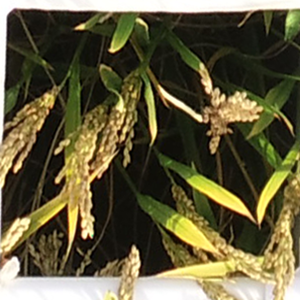
#> input picture project4/img1.png, 300 x 300 px
$ python main.py   (older library calls are emulated)
#> lines starting #> are read from the running program, lines starting #| are printed output that depends on the picture; after the words box and inside, x2 and y2 are one past the last pixel; in counts of white or black regions, pixels touching at a corner belong together
### project4/process.py
import numpy as np
import cv2


# 去噪（中值滤波）
def denoise(img, num=1):
    midImg = img
    for i in range(num):
        midImg = cv2.medianBlur(midImg, 3)

    return midImg


# rgb通道处理（二值化处理）
def rgbProcess(img):
    # blue图层
    for i in range(img[:, :, 0].shape[0]):
        for j in range(img[:, :, 0].shape[1]):
            if img[:, :, 0][i][j] > 147:
                img[:, :, 0][i][j] = 0
                img[:, :, 1][i][j] = 0
                img[:, :, 2][i][j] = 0
            else:
                img[:, :, 0][i][j] = 255

    # green图层
    for i in range(img[:, :, 1].shape[0]):
        for j in range(img[:, :, 1].shape[1]):
            if img[:, :, 1][i][j] > 150:
                img[:, :, 1][i][j] = 255
            else:
                img[:, :, 1][i][j] = 0

    # red图层
    for i in range(img[:, :, 2].shape[0]):
        for j in range(img[:, :, 2].shape[1]):
            if img[:, :, 2][i][j] > 155:
                img[:, :, 2][i][j] = 255
            else:
                img[:, :, 2][i][j] = 0


# 根据权重计算灰度值
def weightProcess(img):
    BW = 0.2
    RW = 0.4
    GW = 0.4

    bWeight = np.zeros((300, 300), dtype=np.int)
    rWeight = np.zeros((300, 300), dtype=np.int)
    gWeight = np.zeros((300, 300), dtype=np.int)
    for i in range(img[:, :, 2].shape[0]):
        for j in range(img[:, :, 2].shape[1]):
            gWeight[i][j] = img[:, :, 1][i][j] * GW
            bWeight[i][j] = 255 - img[:, :, 0][i][j] * BW
            rWeight[i][j] = img[:, :, 2][i][j] * RW

    for i in range(img[:, :, 2].shape[0]):
        for j in range(img[:, :, 2].shape[1]):
            if img[:, :, 2][i][j] != 0:
                if 210 < gWeight[i][j] + bWeight[i][j] + rWeight[i][j]:
                    img[:, :, 0][i][j] = 255
                    img[:, :, 1][i][j] = 255
                    img[:, :, 2][i][j] = 255
                else:
                    img[:, :, 0][i][j] = 0
                    img[:, :, 1][i][j] = 0
                    img[:, :, 2][i][j] = 0
            else:
                img[:, :, 1][i][j] = 0
                img[:, :, 2][i][j] = 0


# 形态学处理
# [4 lines left out: function shapeProcess, not called in this run]


# 统一处理函数
def test(img, title):
    testImg = denoise(img)
    rgbProcess(testImg)
    weightProcess(testImg)
    (blue, green, red) = cv2.split(testImg)
    reded = denoise(red, 2)

    cv2.imshow(title, reded)

### project4/main.py
import cv2
import process as pro

img1 = cv2.imread("./img1.png")
#> img1 is the input picture: shape (300, 300, 3); mean B, G, R 62, 92.1, 98.9
img2 = cv2.imread("./img2.png")
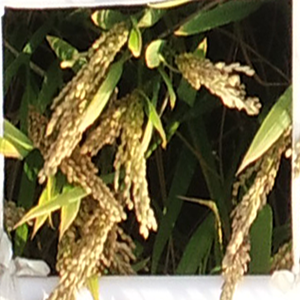
#> input picture project4/img2.png, 300 x 300 px
#> img2 is the input picture: shape (300, 300, 3); mean B, G, R 67.9, 102, 110.3
img3 = cv2.imread("./img3.png")
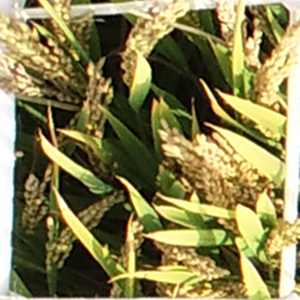
#> input picture project4/img3.png, 300 x 300 px
#> img3 is the input picture: shape (300, 300, 3); mean B, G, R 80.1, 128.2, 136.1
img4 = cv2.imread("./img4.png")
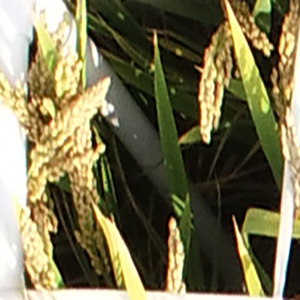
#> input picture project4/img4.png, 300 x 300 px
#> img4 is the input picture: shape (300, 300, 3); mean B, G, R 80.4, 113.6, 120.1
img5 = cv2.imread("./img5.png")
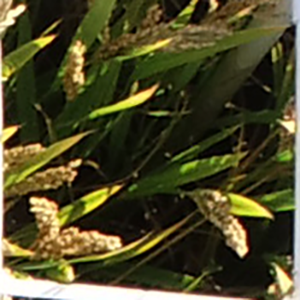
#> input picture project4/img5.png, 300 x 300 px
#> img5 is the input picture: shape (300, 300, 3); mean B, G, R 39.9, 72.4, 76.3

cv2.imshow("img2src", img2)

# 去噪
testImg = pro.denoise(img2)
# rgb通道处理
pro.rgbProcess(testImg)
# 权重分配
pro.weightProcess(testImg)
#> after the loop in weightProcess, `for i in range(img[:, :, 2].shape[0]):`:
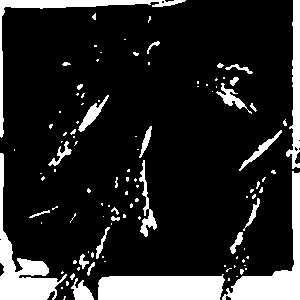
#> bWeight: shape (300, 300) int64; values 204 (black) and 255 (white), 15.6% white; 109 white regions (80 under 20 px), largest, box (x1, y1, x2, y2) and area: (98, 274, 225, 300) 2964, (222, 171, 300, 300) 2517, (0, 153, 67, 300) 2476
#> after the loop in weightProcess, `for i in range(img[:, :, 2].shape[0]):`: gWeight: shape (300, 300) int64; values 0 (black) and 102 (white), 13.3% white; 214 white regions (166 under 20 px), largest, box (x1, y1, x2, y2) and area: (14, 80, 126, 300) 4067, (124, 127, 153, 226) 1009, (242, 105, 293, 164) 922
#> after the loop in weightProcess, `for i in range(img[:, :, 2].shape[0]):`: rWeight: shape (300, 300) int64; values 0 (black) and 102 (white), 17.6% white; 134 white regions (93 under 20 px), largest, box (x1, y1, x2, y2) and area: (14, 31, 130, 300) 7128, (114, 109, 166, 230) 1828, (220, 167, 278, 300) 1705
#> after the loop in weightProcess, `for i in range(img[:, :, 2].shape[0]):`: img: shape (300, 300, 3); mean B, G, R 215.2, 44.8, 44.8
# rgb通道分离
(blue, green, red) = cv2.split(testImg)
# 红色通道去噪
reded = pro.denoise(red, 2)
# 形态学——膨胀
# shapeImg=pro.shapeProcess(reded)

cv2.imshow("img2", reded)
# cv2.imshow("img2-shape", shapeImg)

# 测试其他用例
pro.test(img1, "img1")
#> after the loop in weightProcess (call 2), `for i in range(img[:, :, 2].shape[0]):`: bWeight: shape (300, 300) int64; values 204 (black) and 255 (white), 13.4% white; 75 white regions (51 under 20 px), largest, box (x1, y1, x2, y2) and area: (0, 0, 300, 145) 3931, (0, 257, 121, 300) 3015, (132, 267, 211, 300) 1746
#> after the loop in weightProcess (call 2), `for i in range(img[:, :, 2].shape[0]):`: gWeight: shape (300, 300) int64; values 0 (black) and 102 (white), 12.5% white; 141 white regions (110 under 20 px), largest, box (x1, y1, x2, y2) and area: (166, 211, 294, 300) 3808, (33, 129, 114, 253) 2105, (187, 175, 253, 220) 855
#> after the loop in weightProcess (call 2), `for i in range(img[:, :, 2].shape[0]):`: rWeight: shape (300, 300) int64; values 0 (black) and 102 (white), 15.4% white; 112 white regions (78 under 20 px), largest, box (x1, y1, x2, y2) and area: (166, 205, 295, 300) 4472, (31, 96, 126, 255) 3313, (199, 63, 263, 122) 991
#> after the loop in weightProcess (call 2), `for i in range(img[:, :, 2].shape[0]):`: img: shape (300, 300, 3); mean B, G, R 220.9, 39.2, 39.2
pro.test(img3, "img3")
#> after the loop in weightProcess (call 3), `for i in range(img[:, :, 2].shape[0]):`: bWeight: shape (300, 300) int64; values 204 (black) and 255 (white), 20.4% white; 113 white regions (62 under 20 px), largest, box (x1, y1, x2, y2) and area: (0, 88, 237, 300) 3265, (262, 27, 300, 224) 3055, (71, 0, 300, 56) 2793
#> after the loop in weightProcess (call 3), `for i in range(img[:, :, 2].shape[0]):`: gWeight: shape (300, 300) int64; values 0 (black) and 102 (white), 19.4% white; 233 white regions (181 under 20 px), largest, box (x1, y1, x2, y2) and area: (158, 3, 300, 268) 5875, (142, 192, 280, 300) 2163, (111, 216, 235, 299) 2002
#> after the loop in weightProcess (call 3), `for i in range(img[:, :, 2].shape[0]):`: rWeight: shape (300, 300) int64; values 0 (black) and 102 (white), 23.8% white; 161 white regions (120 under 20 px), largest, box (x1, y1, x2, y2) and area: (110, 3, 300, 300) 12706, (121, 7, 176, 95) 1391, (0, 14, 59, 71) 1285
#> after the loop in weightProcess (call 3), `for i in range(img[:, :, 2].shape[0]):`:
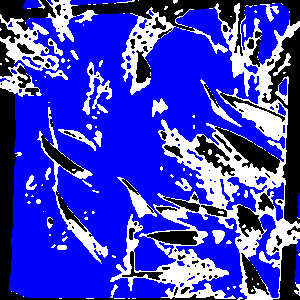
#> img: shape (300, 300, 3); mean B, G, R 203, 60.6, 60.6
pro.test(img4, "img4")
#> after the loop in weightProcess (call 4), `for i in range(img[:, :, 2].shape[0]):`: bWeight: shape (300, 300) int64; values 204 (black) and 255 (white), 23.3% white; 65 white regions (36 under 20 px), largest, box (x1, y1, x2, y2) and area: (0, 0, 300, 300) 15908, (52, 78, 114, 153) 1555, (286, 30, 300, 157) 857
#> after the loop in weightProcess (call 4), `for i in range(img[:, :, 2].shape[0]):`: gWeight: shape (300, 300) int64; values 0 (black) and 102 (white), 12.9% white; 221 white regions (178 under 20 px), largest, box (x1, y1, x2, y2) and area: (27, 0, 109, 203) 3150, (225, 8, 270, 114) 1209, (23, 205, 63, 291) 916
#> after the loop in weightProcess (call 4), `for i in range(img[:, :, 2].shape[0]):`:
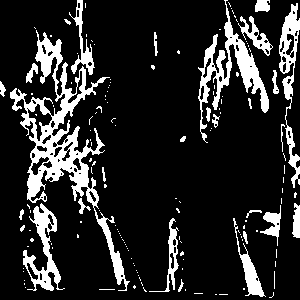
#> rWeight: shape (300, 300) int64; values 0 (black) and 102 (white), 15.8% white; 148 white regions (120 under 20 px), largest, box (x1, y1, x2, y2) and area: (10, 30, 130, 291) 5542, (198, 0, 269, 143) 2261, (279, 3, 300, 188) 1311
pro.test(img5, "img5")

cv2.waitKey()
